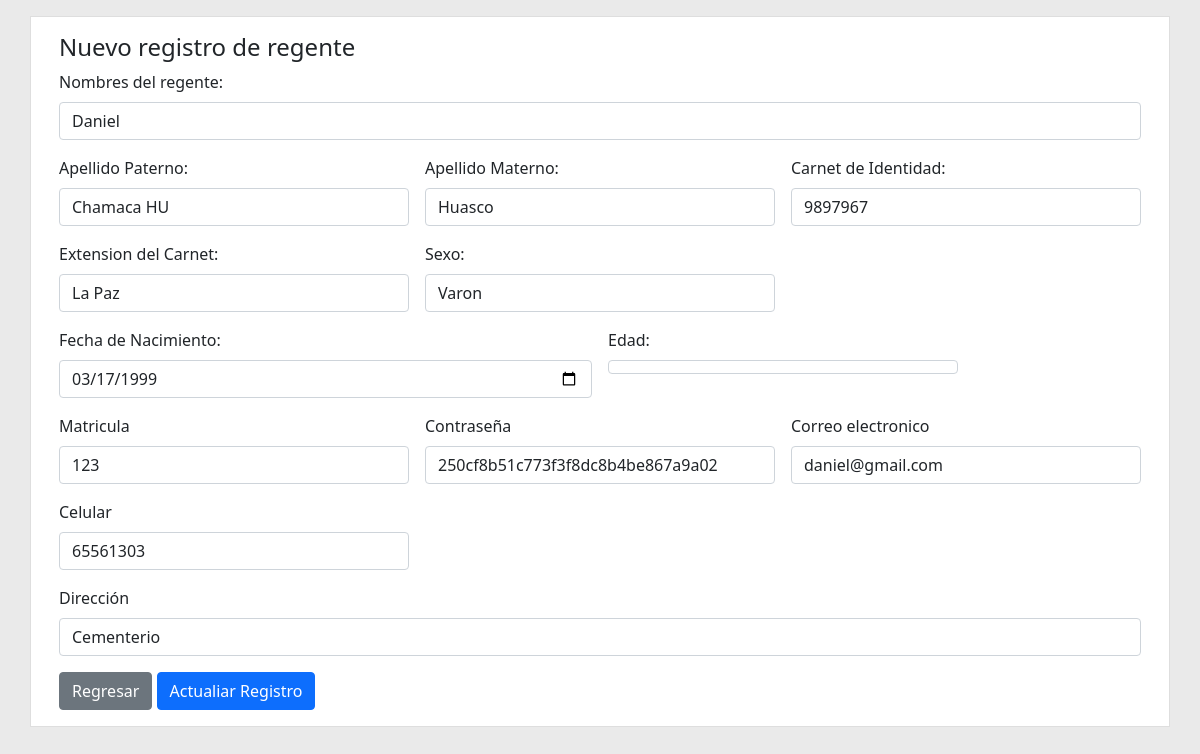
/regente/editar.php?id=1, run on the app's committed database.
### tables this page shows
CREATE TABLE `regente` (
  `id_regente` int(11) NOT NULL,
  `nombres` varchar(50) DEFAULT NULL,
  `ap_paterno` varchar(50) DEFAULT NULL,
  `ap_materno` varchar(50) DEFAULT NULL,
  `carnet` varchar(50) DEFAULT NULL,
  `edad` varchar(10) DEFAULT NULL,
  `direccion` varchar(10) DEFAULT NULL,
  `matricula` varchar(30) DEFAULT NULL,
  `contrasena` varchar(45) DEFAULT NULL,
  `correo` varchar(30) DEFAULT NULL,
  `nacimiento` date DEFAULT NULL,
  `celular` varchar(50) DEFAULT NULL,
  `estado` tinyint(4) DEFAULT NULL,
  `id_extension` tinyint(4) DEFAULT NULL,
  `id_sexo` tinyint(4) DEFAULT NULL,
  `id_rol` int(11) DEFAULT NULL
);

### public/regente/editar.php (the view, shortened to what this page needs)
<?php
$db = new Databasee();
$conn = $db->conectar();
$id = $_GET['id'];
$query = $conn->prepare("SELECT id_regente, nombres, ap_paterno, ap_materno, carnet, edad, direccion, matricula, contrasena, correo, nacimiento, celular, id_extension, id_sexo FROM regente WHERE id_regente=:id");
$query->execute(['id' => $id]);
$row = $query->fetch(PDO::FETCH_ASSOC);
?>
<!DOCTYPE html>
<html lang="en">
<head>
    <link rel="stylesheet" href="public/css/bootstrap.min.css">
    <link rel="stylesheet" href="public/css/estilos.css">
</head>
<body class="py-3">
    <main class="container contenedor">
        <div class="p-3 rounded">
            <div class="row">
                <div class="col">
                    <h4>Nuevo registro de regente</h4>
                </div>
            </div>
            <div class="row">
                <div class="col">
                    <form class="row g-3" method="POST" action="./actualizar.php" autocomplete="off">
                        <div c lass="col-md-4">
                            <label for="name" class="form-label">Nombres del regente: </label>
                            <input type="text" id="nombres" name="nombres" class="form-control" value="<?php echo $row['nombres']; ?>" required autofocus>
                        </div>
                        <div class="col-md-4">
                            <label for="ap_paterno" class="form-label">Apellido Paterno: </label>
                            <input type="text" id="ap_paterno" name="ap_paterno" class="form-control" value="<?php echo $row['ap_paterno']; ?>" required>
                        </div>
                        <div class="col-md-4">
                            <label for="ap_materno" class="form-label">Apellido Materno: </label>
                            <input type="text" id="ap_materno" name="ap_materno" class="form-control" value="<?php echo $row['ap_materno']; ?>" required>
                        </div>
                        <div class="col-md-4">
                            <label for="carnet" class="form-label">Carnet de Identidad: </label>
                            <input type="text" id="carnet" name="carnet" class="form-control" value="<?php echo $row['carnet']; ?>" required>
                        </div>
                        <div class="col-md-4">
                            <label for="extension" class="form-label">Extension del Carnet: </label>
                            <?php
                            $con = mysqli_connect("localhost", "root", "", "escuelaa");
                            $query_extension = mysqli_query($con, "SELECT * FROM extension WHERE (id_extension<10);");
                            $result_extension = mysqli_num_rows($query_extension);
                            ?>
                            <select name="extension" id="extension" class="form-control">
                                <?php
                                if ($result_extension > 0) {
                                    while ($extension = mysqli_fetch_array($query_extension)) {
                                        $selected = ($row['id_extension'] == $extension['id_extension']) ? 'selected' : '';
                                        echo '<option value="' . $extension['id_extension'] . '" ' . $selected . '>' . $extension['nombre_extension'] . '</option>';
                                    }
                                }
                                ?>
                            </select>
                        </div>
                        <div class="col-md-4">
                            <label for="sexo" class="form-label">Sexo: </label>
                            <?php
                            $con = mysqli_connect("localhost", "root", "", "escuelaa");
                            $query_sexo = mysqli_query($con, "SELECT * FROM sexo WHERE (id_sexo<3);");
                            $result_sexo = mysqli_num_rows($query_sexo);
                            ?>
                            <select name="sexo" id="sexo" class="form-control">
                                <?php
                                if ($result_sexo > 0) {
                                    while ($sexo = mysqli_fetch_array($query_sexo)) {
                                        $selected = ($row['id_sexo'] == $sexo['id_sexo']) ? 'selected' : '';
                                        echo '<option value="' . $sexo['id_sexo'] . '" ' . $selected . '>' . $sexo['nombre_sexo'] . '</option>';
                                    }
                                }
                                ?>
                            </select>
                        </div>
                        <div class="col-md-6">
                            <label for="nacimiento" class="form-label">Fecha de Nacimiento: </label>
                            <input type="date" id="nacimiento" name="nacimiento" class="form-control" onchange="calcularEdad()" value="<?php echo $row['nacimiento']; ?>" required>
                        </div>
                        <div class="col-md-4">
                            <label for="edad" class="form-label">Edad: </label>
                            <p class="form-control"><span id="edad"></span></p>
                        </div>
                        <div class="col-md-4">
                            <label for="matricula" class="form-label">Matricula</label>
                            <input type="text" id="matricula" name="matricula" class="form-control" value="<?php echo $row['matricula']; ?>" required>
                        </div>
                        <div class="col-md-4">
                            <label for="contrasena" class="form-label">Contraseña</label>
                            <input type="text" id="contrasena" name="contrasena" class="form-control" value="<?php echo $row['contrasena']; ?>" required>
                        </div>
                        <div class="col-md-4">
                            <label for="correo" class="form-label">Correo electronico</label>
                            <input type="text" id="correo" name="correo" class="form-control" value="<?php echo $row['correo']; ?>" required>
                        </div>
                        <div class="col-md-4">
                            <label for="celular" class="form-label">Celular</label>
                            <input type="text" id="celular" name="celular" class="form-control" value="<?php echo $row['celular']; ?>" required>
                        </div>
                        <div class="col-md-12">
                            <label for="direccion" class="form-label">Dirección</label>
                            <input type="text" id="direccion" name="direccion" class="form-control" value="<?php echo $row['direccion']; ?>" required>
                        </div>
                        <div class="col-md-12">
                            <a class="btn btn-secondary" href="../index2.php">Regresar</a>
                            <button type="submit" class="btn btn-primary" name="registro">Actualiar Registro</button>
                        </div>
                    </form>
                </div>
            </div>
        </div>
    </main>
</body>
</html>

### public/regente/public/css/estilos.css (style rules this page uses)
body { background-color: #EAEAEA; }
.contenedor { border:1px solid #dedede; background-color: #fff; }

### data on the page
regente: nombres "Daniel", ap_paterno "Chamaca HU", ap_materno "Huasco", carnet "9897967", nacimiento "03/17/1999", matricula "123", contrasena "250cf8b51c773f3f8dc8b4be867a9a02", correo "daniel@gmail.com", celular "65561303", direccion "Cementerio"

### other printed values
form field extension "La Paz"
form field sexo "Varon"
